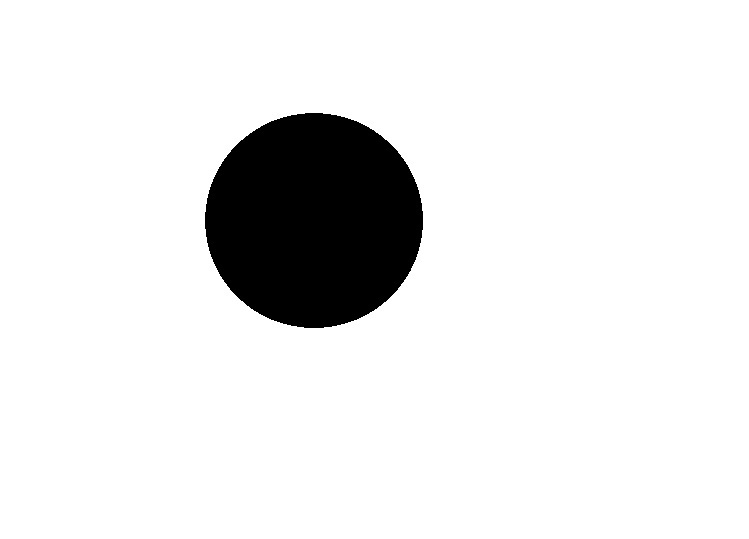
#> input picture data/firstcircle.jpg, 749 x 539 px; its folder holds only this picture in this run
$ python main.py
#> lines starting #> are read from the running program, lines starting #| are printed output that depends on the picture; after the words box and inside, x2 and y2 are one past the last pixel; in counts of white or black regions, pixels touching at a corner belong together
### objectdetect.py
import cv2
import numpy as np

def detected_objects(image_path):
    """Only simulating object detection using edge detection """
#> called with image_path = 'data/firstcircle.jpg'
    image = cv2.imread(image_path)
#> image is the input picture: shape (539, 749, 3); min 0, max 255, mean 231.8

    if image is None:
        print("Error: Image not found")
        return None


    #
    gray = cv2.cvtColor(image, cv2.COLOR_BGR2GRAY)

    edges = cv2.Canny (gray, 30, 100)
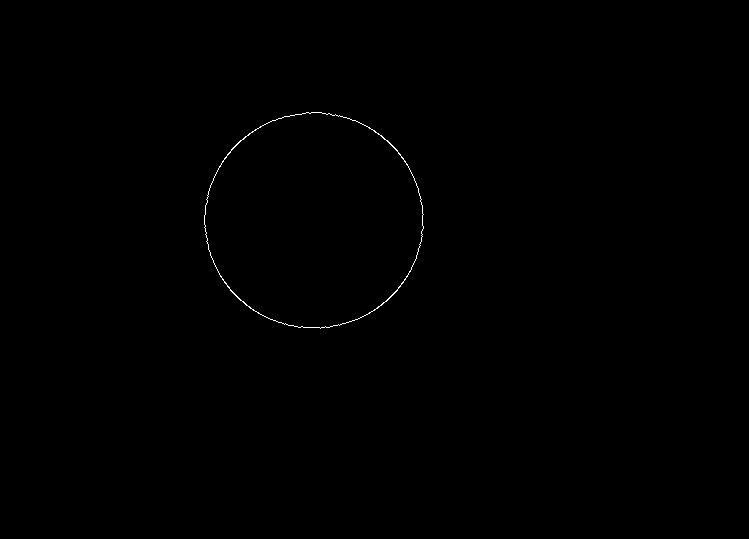
#> edges: shape (539, 749); 0.18% white in thin lines or dots, all inside (x1, y1, x2, y2) = (204, 112, 424, 329)

    return edges

def display_image(image):
    """Displays the image"""
    cv2.imshow("Detected Objects", image)
    cv2.waitKey(0)
    cv2.destroyAllWindows()

### objectcount.py
import cv2
import numpy as np

def objectcount(image_path):
    """Counts the number of objects in an image using contour detection."""
#> called with image_path = 'data/firstcircle.jpg'

    # Load the image
    image = cv2.imread(image_path)
    if image is None:
        print("Error: No image found")
        return 0

    # Convert the image to grayscale
    gray = cv2.cvtColor(image, cv2.COLOR_BGR2GRAY)

    # Apply thresholding to make the image black and white
    _, binary = cv2.threshold(gray, 100, 255, cv2.THRESH_BINARY_INV)
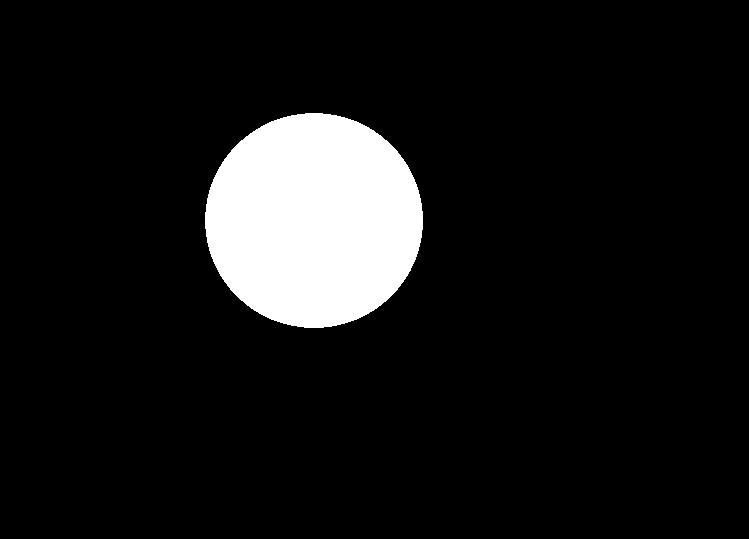
#> binary: shape (539, 749); 9.1% white; 1 white region

    # Detect object boundaries
    contours, _ = cv2.findContours(binary, cv2.RETR_EXTERNAL, cv2.CHAIN_APPROX_SIMPLE)
#> contours = 1 contour; box (x1, y1, x2, y2) and area: (205, 113, 423, 328) 36463

    # Count the number of objects
    object_count = len(contours)
#> object_count = 1

    # Draw bounding boxes around detected objects
    for contour in contours:
        x, y, w, h = cv2.boundingRect(contour)
        cv2.rectangle(image, (x, y), (x + w, y + h), (0, 255, 0), 2)
#> this loop made 1 pass
#> (x, y, w, h) on pass 1: (205, 113, 218, 215)
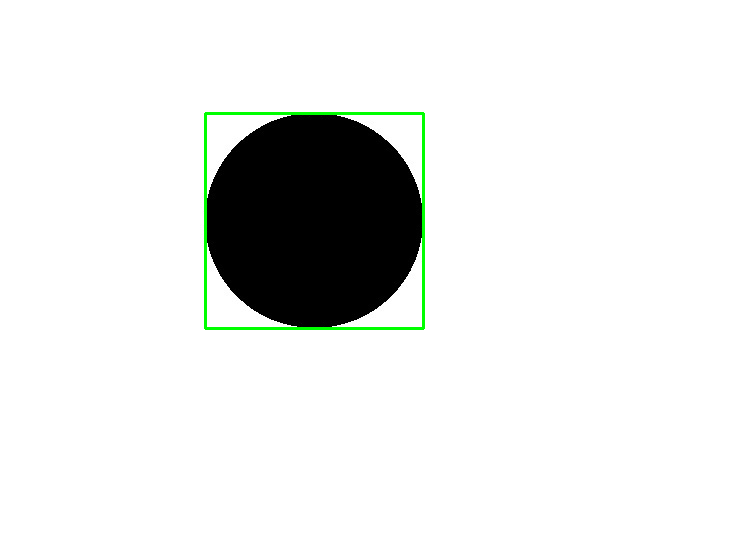
#> image: shape (539, 749, 3); 0.64% of pixels changed, all inside (x1, y1, x2, y2) = (204, 112, 425, 330)

    # Display the detected objects
    cv2.imshow("Detected Objects", image)
    cv2.waitKey(0)
    cv2.destroyAllWindows()

    return object_count  # Ensure return is inside the function

### main.py
import cv2
import numpy as np
import os

from objectdetect import detected_objects, display_image
from objectcount import objectcount

def get_latest_image(folder_path="data"):
    """For finding the latest saved image from /data"""
    try:
        # Get all images
        image_files = [f for f in os.listdir(folder_path) if f.endswith((".jpg", ".png"))]
        if not image_files:
            print("No images in the folder")
            return None

        latest_image = max(image_files, key=lambda x: os.path.getmtime(os.path.join(folder_path, x)))
        latest_image_path = os.path.join(folder_path, latest_image)
        print(f"Using the latest image: {latest_image_path}")
        return latest_image_path

    except Exception as e:
        print(f"Error: Cant find latest image: {e}")
        return None

def main():
    image_path = get_latest_image()
    if image_path:
        detected_image = detected_objects(image_path)
        count = objectcount(image_path)
#> count = 1
        print(f"Total objects detected: {count}")
#| Total objects detected: 1

        if detected_image is not None:
            display_image(detected_image)
    else:
        print("No image found to count objects from")


if __name__ == "__main__":
    main()

$ run again, on data/triangle.jpg
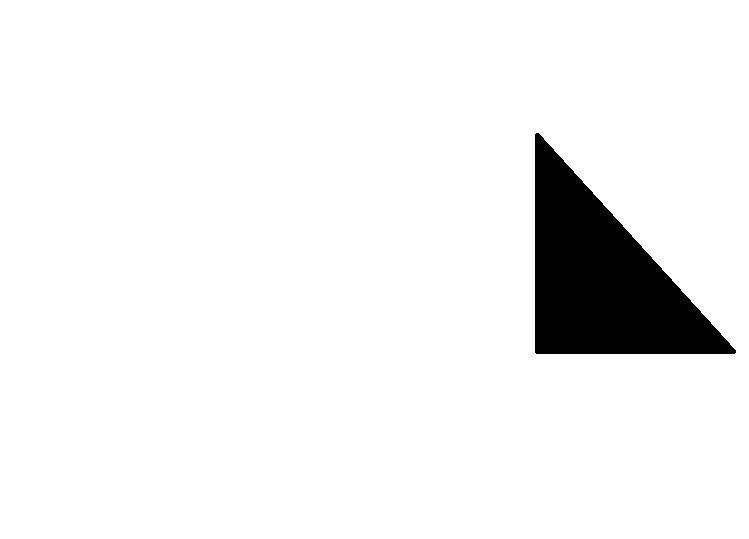
#> input picture data/triangle.jpg, 749 x 539 px
#> in detected_objects, image is the input picture: shape (539, 749, 3); min 0, max 255, mean 240.5
#> in detected_objects, `edges = cv2.Canny (gray, 30, 100)`:
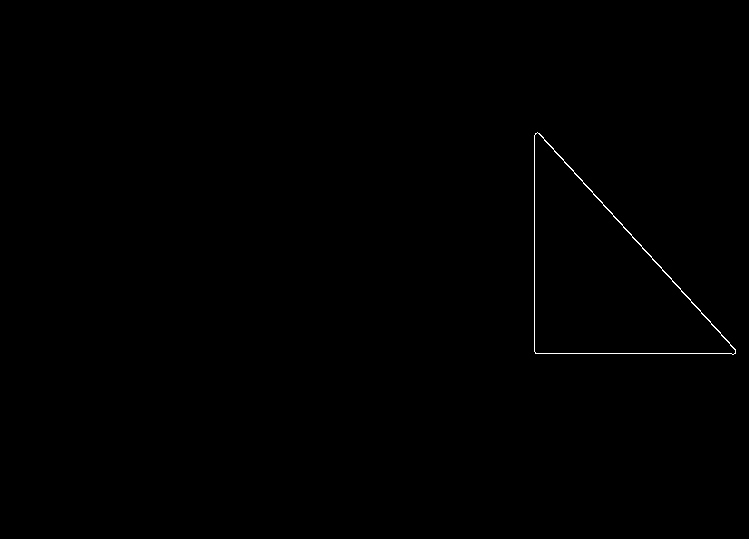
#> edges: shape (539, 749); 0.2% white in thin lines or dots, all inside (x1, y1, x2, y2) = (534, 132, 736, 355)
#> binary: shape (539, 749); 5.7% white; 1 white region
#> contours = 1 contour; box (x1, y1, x2, y2) and area: (535, 133, 736, 354) 22620
#> object_count = 1
#> the loop in objectcount, `for contour in contours:` made 1 pass
#> (x, y, w, h) on pass 1: (535, 133, 201, 221)
#> after the loop in objectcount, `for contour in contours:`:
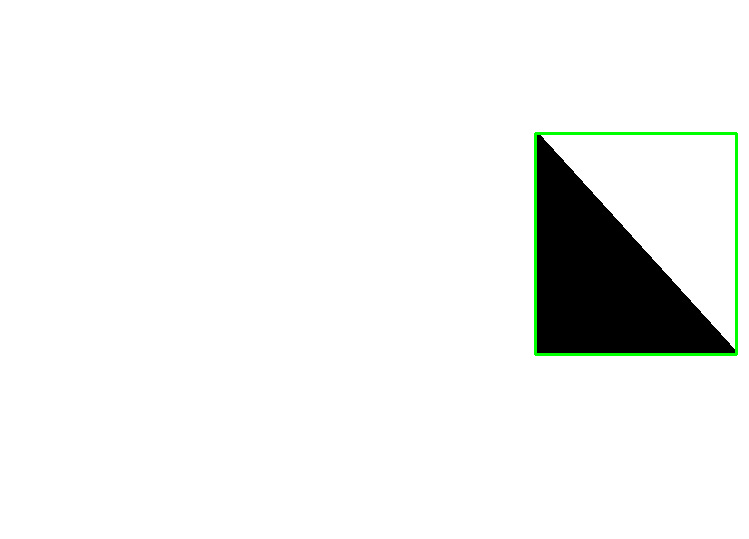
#> image: shape (539, 749, 3); 0.63% of pixels changed, all inside (x1, y1, x2, y2) = (534, 132, 738, 356)
#| Total objects detected: 1

$ run again, on data/triangles.jpg
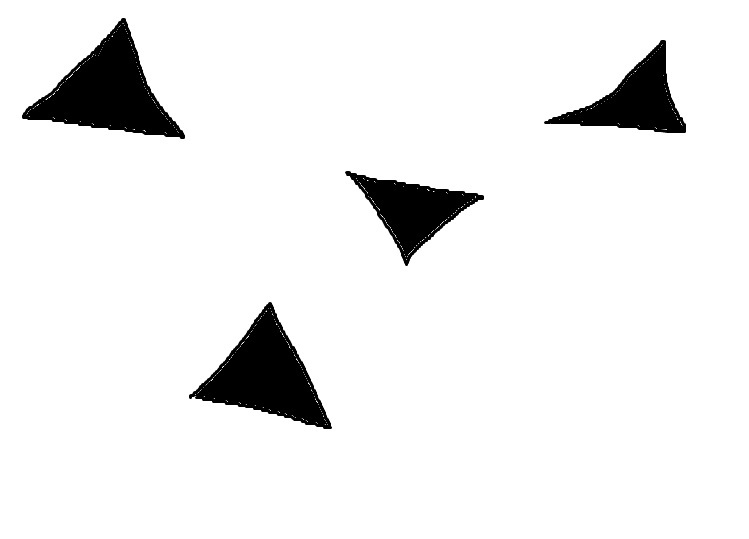
#> input picture data/triangles.jpg, 749 x 539 px
#> in detected_objects, image is the input picture: shape (539, 749, 3); min 0, max 255, mean 238.2
#> in detected_objects, `edges = cv2.Canny (gray, 30, 100)`:
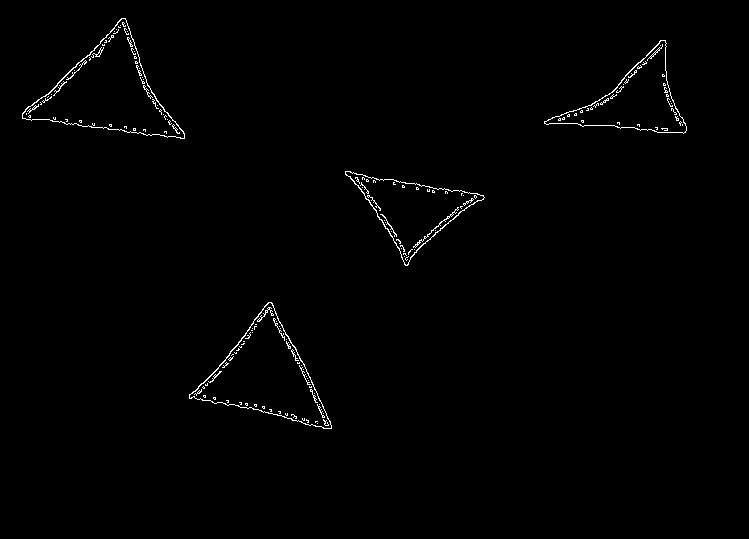
#> edges: shape (539, 749); 0.86% white in thin lines or dots, all inside (x1, y1, x2, y2) = (22, 18, 687, 429)
#> binary: shape (539, 749); 6.5% white; 4 white regions
#> contours = 4 contours; box (x1, y1, x2, y2) and area: (22, 18, 185, 139) 8407, (189, 302, 332, 429) 7770, (544, 40, 686, 133) 5023, (345, 171, 484, 266) 4934
#> object_count = 4
#> the loop in objectcount, `for contour in contours:` made 4 passes
#> (x, y, w, h) on passes 1 to 4: (189, 302, 143, 127), (345, 171, 139, 95), (544, 40, 142, 93), (22, 18, 163, 121)
#> after the loop in objectcount, `for contour in contours:`:
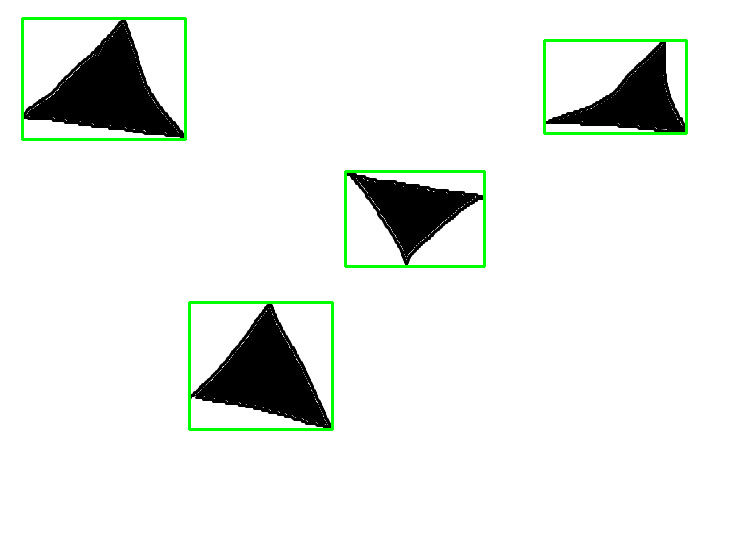
#> image: shape (539, 749, 3); 1.52% of pixels changed, all inside (x1, y1, x2, y2) = (21, 17, 688, 431)
#| Total objects detected: 4
